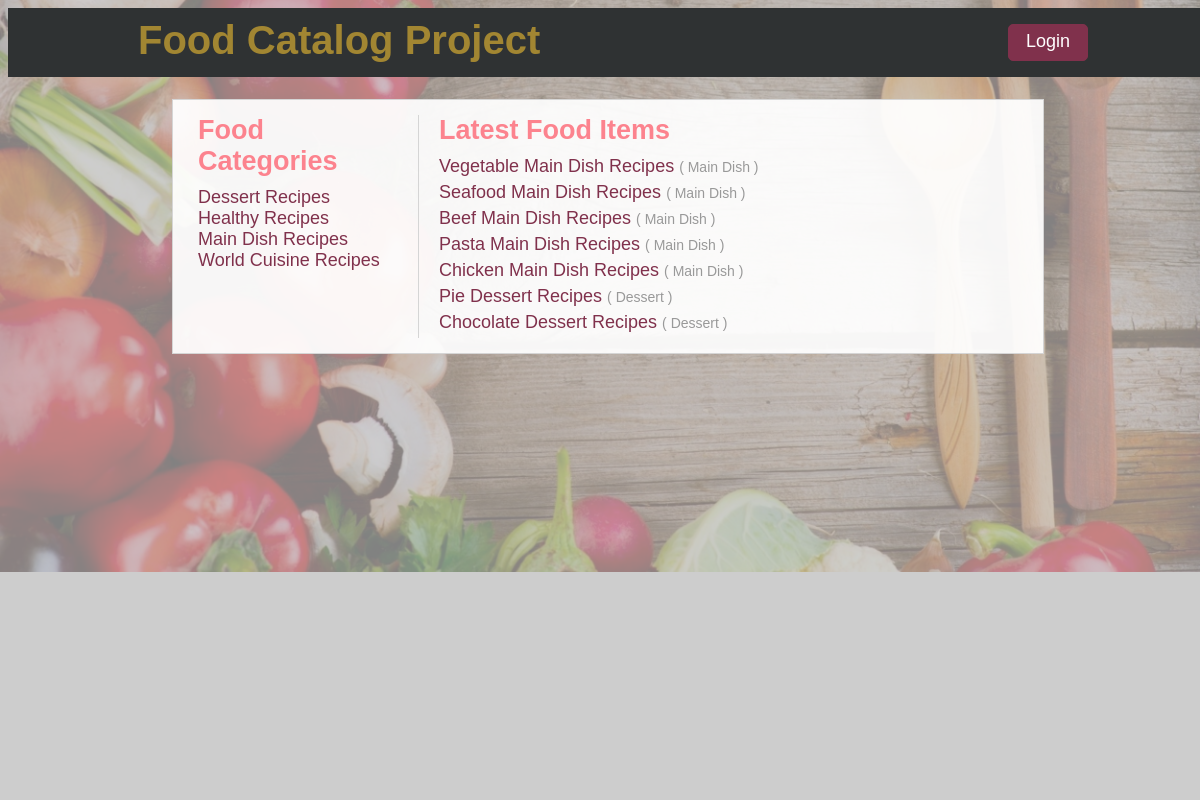
Page /categories/ on the committed database.
### database_setup_withusers.py (models this page shows, shortened)
class MainCategory(Base):
    __tablename__ = 'main_category'
    id = Column(Integer, primary_key=True)
    name = Column(String(250), nullable=False)
    description = Column(String(250))
    user_id = Column(Integer, ForeignKey('user.id'))
    user = relationship(User)

class SubCategory(Base):
    __tablename__ = 'sub_category'
    id = Column(Integer, primary_key=True)
    name = Column(String(80), nullable=False)
    description = Column(String(250))
    mainCategory_id = Column(Integer, ForeignKey('main_category.id'))
    category = relationship(MainCategory)
    user_id = Column(Integer, ForeignKey('user.id'))
    user = relationship(User)

### catalogProject.py (the view)
@app.route('/')
@app.route('/latest_updates/')
@app.route('/categories/')
def catalog_latest_updates():
    mainCategories = session.query(MainCategory).order_by(asc(MainCategory.name))
    latestItems = session.query(SubCategory).order_by(desc(SubCategory.id)).limit(7)
    return render_template('catalog.html', mainCategories=mainCategories, latestItems=latestItems)

### templates/catalog.html
{% extends "main.html" %}
{% block content %}
    {% include "main-categories.html" %}
    <main class="latest-updates main-section">
        <h1 class="sub-header">Latest Food Items</h1>
            {% for i in latestItems %}
                <p><a href='{{url_for('subCategory', mainCategory_id = i.category.id, subCategory_id = i.id)}}' class="latest-item">{{i.name}} Recipes <span class="latest-item-category">( {{i.category.name}} )</span>
                </a></p>
            {% endfor %}
    </main>
{% endblock %}

### templates/main-categories.html
<aside class="main-categories">
    <h1 class="sub-header">Food Categories</h1>
    {% for mc in mainCategories %}
        <div class='category-name'>
            <a href='{{url_for('mainCategory', mainCategory_id = mc.id)}}'>{{mc.name}} Recipes</a>
        </div>
    {% endfor %}
</aside>

### static/styles.css (style rules this page uses)
body { font-family: 'PT Sans Regular', sans-serif; width: 100%; background-image: url(/static/img/temp2.jpg); background-position: center; background-size: cover; background-repeat: no-repeat; }
h1 { margin-top: 0; }
p { margin: 5px 0; font-size: 17px; }
a { text-decoration: none !important; color: #80314c; font-size: 18px; }
.main-categories { width: 25%; float: left; padding: 0 10px; }
.main-section { width: 65%; float: left; padding: 0 0 0 20px; border-left: 1px solid #d5d5d5; }
.sub-header { color: #fc838e; margin-bottom: 10px; font-size: 27px; font-weight: bolder; }
.latest-item-category { font-size: 14px; color: #999; }

### rows in the picture
MainCategory: name "Dessert"
MainCategory: name "Healthy"
MainCategory: name "Main Dish"
MainCategory: name "World Cuisine"
SubCategory: name "Vegetable Main Dish", category.name "Main Dish"
SubCategory: name "Seafood Main Dish", category.name "Main Dish"
SubCategory: name "Beef Main Dish", category.name "Main Dish"
SubCategory: name "Pasta Main Dish", category.name "Main Dish"
SubCategory: name "Chicken Main Dish", category.name "Main Dish"
SubCategory: name "Pie Dessert", category.name "Dessert"
SubCategory: name "Chocolate Dessert", category.name "Dessert"
